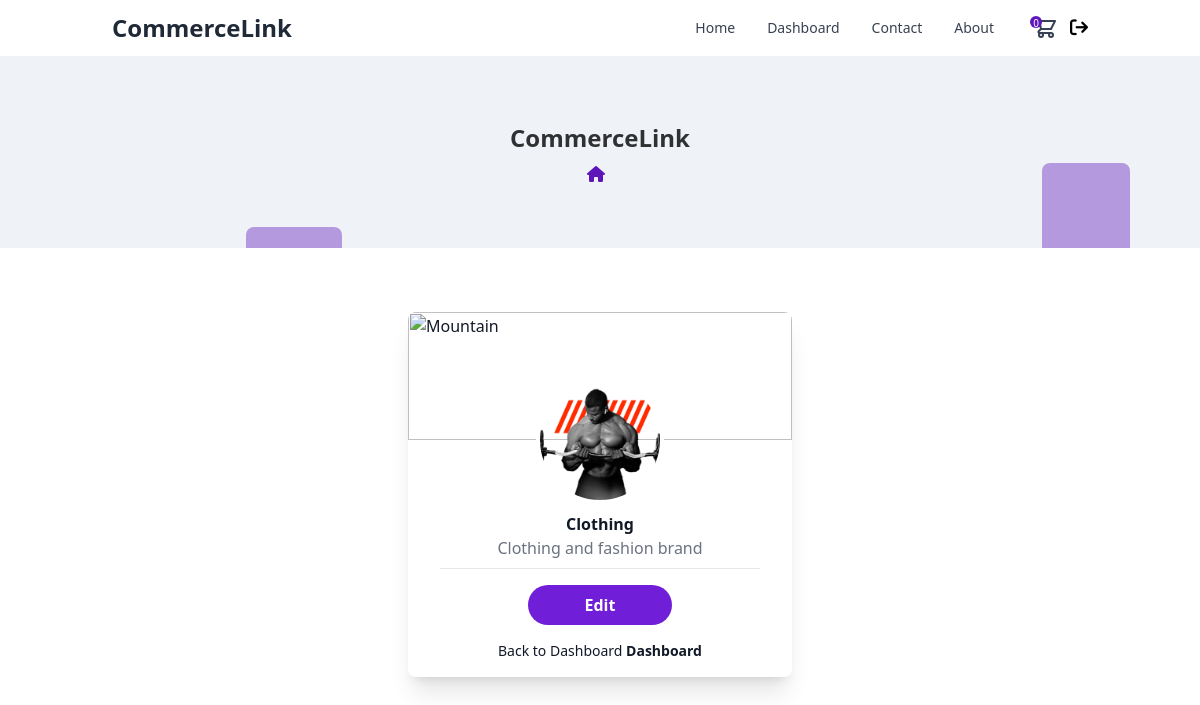
The page /accounts/store_info/23 (signed in) on the database as committed earlier.
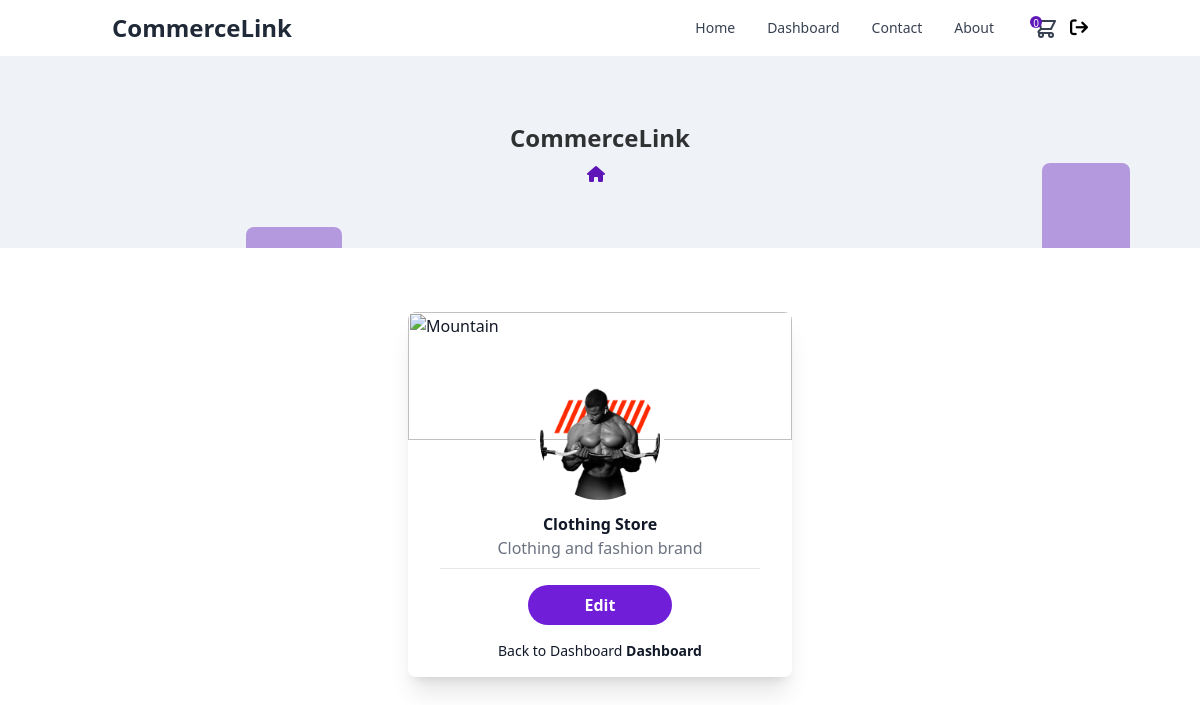
The same page on the database as committed later.
### user_accounts/models.py (models this page shows, shortened)
class Store(models.Model):
    user                    = models.ForeignKey(CustomUser, on_delete=models.CASCADE)
    bussines_name           = models.CharField(max_length=255)
    title                   = models.CharField(max_length=255)
    status                  = models.BooleanField(default=False)
    requested_at            = models.DateTimeField(auto_now_add=True)
    verified_at             = models.DateTimeField(auto_now_add=True)
    image                   = models.ImageField(upload_to="store/", default="", blank=True, null=True)
    is_active               = models.BooleanField(default=True)

### user_accounts/views.py (the view)
# urls.py: path('store_info/<int:user_id>', store_info, name='store_info'),
def store_info(request, user_id):
    if request.user.role != 'seller':
        return redirect('home')
    store = None
    try:
        store = Store.objects.get(user = user_id)
    except Store.DoesNotExist:
        messages.error(request, "Store not found")
    context = {'store': store}
    return render(request, "user_accounts/store_info.html", context)

### products/context_processors.py (called while the page is built)
def cart_summary(request):
    cart = request.session.get('cart', {})
    total_quantity = sum(cart.values())
    return {'cart_qty': total_quantity}

def store_context(request):
    store = None
    if request.user.is_authenticated:
        user = request.user
        if user.role == 'seller':
            try:
                store = Store.objects.get(user=user)
            except Store.DoesNotExist:
                store = None
    return {'store': store}

### user_accounts/templates/user_accounts/store_info.html (shortened to what this page needs)
{% extends 'base.html' %}
{% block content %}
{% include 'small_header.html' %}
<div
    class="max-w-2xl  mx-4 sm:max-w-sm md:max-w-sm lg:max-w-sm xl:max-w-sm sm:mx-auto md:mx-auto lg:mx-auto xl:mx-auto my-16 bg-white shadow-xl rounded-lg text-gray-900">
    <div class="rounded-t-lg h-32 overflow-hidden">
        <img class="object-cover object-top w-full"
            src='https://images.unsplash.com/photo-1549880338-65ddcdfd017b?ixlib=rb-1.2.1&q=80&fm=jpg&crop=entropy&cs=tinysrgb&w=400&fit=max&ixid=eyJhcHBfaWQiOjE0NTg5fQ'
            alt='Mountain'>
    </div>
    <div class="mx-auto w-32 h-32 relative -mt-16 border-4 border-white rounded-full overflow-hidden">
        <img class="object-cover object-center h-32"
            src='{% if store.image %}{{store.image.url}}{% endif %}'>
    </div>
    <div class="text-center mt-2">
        <h2 class="font-semibold">{{store.bussines_name}}</h2>
        <p class="text-gray-500">{{store.title}}</p>
    </div>
    <div class="p-4 border-t mx-8 mt-2">
        <a href="{% url 'update_store' store_id=store.id %}">
        <button
            class="w-1/2 block mx-auto rounded-full bg-[#701ED7] hover:shadow-lg font-semibold text-white px-6 py-2">
            Edit
        </button>
        </a>
        <p class="text-sm text-center mt-4">Back to Dashboard <a class="font-bold"
            href="{% url 'seller_dashboard'  %}">Dashboard</a></p>
    </div>
</div>
{% endblock %}

Rows that differ between the two databases and show on the page:
changed Store "Clothing and fashion brand": bussines_name "Clothing" → "Clothing Store"
